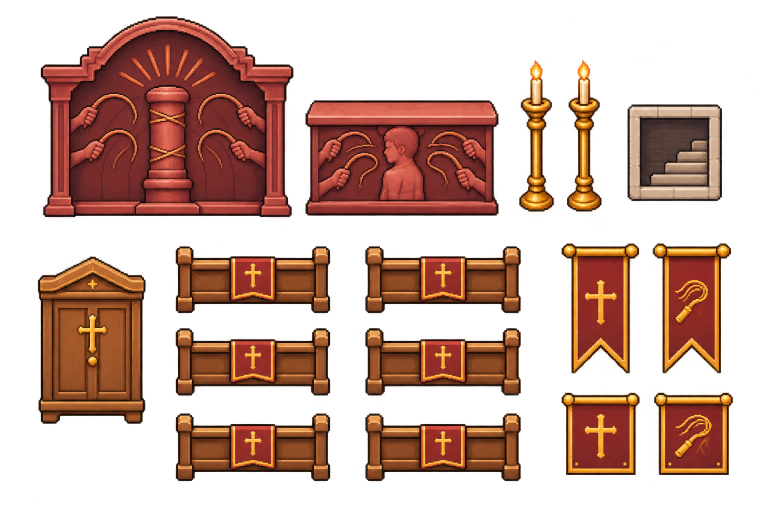
#> input picture games/openworld/tools/src/art/scourge-chapel/sheet.png, 1536 x 1024 px (shown at 1/2 size)
$ python scourge-chapel.py
#> lines starting #> are read from the running program, lines starting #| are printed output that depends on the picture; after the words box and inside, x2 and y2 are one past the last pixel; in counts of white or black regions, pixels touching at a corner belong together
"""The Chapel of the Pillar in the Scourging House (scourgehouse.hall) as the user drew it (2026-11-25): their sheet
(scourge-chapel/sheet.png), the register's desk and the windows (scourge-chapel/extras.png) and the mock-up
(scourge-chapel/ref.png); the bookshelf from Firstlight's chapel's sheet (firstlight-chapel/sheet.png) and the rug from
the Rest's (rest-chapel/sheet.png). Taken as painted, only made smaller, at four pixels to the game's one.

- The things (Fixtures/ScourgeChapel.png, client/src/scourge-chapel.json `pieces`): the altar of the Post, the man bound
  and the scourges round him on its face (drawn where it stands, catalog.ts placedSprites); the chapel's own looks
  (catalog.ts, the theme `scourge`): its gilt candlesticks, lit, its pews with the Order's cloth, the vestry cupboard
  (the vestry chest's look), the bookshelf, the copyist's desk with the register open on it.
- Laid on the floor (`rug`, `rug_small`, `stair`, `steps`): the rug under the desk and the shelf, a smaller one under the
  cupboard, the stair down to the undercroft in its stone frame, the two steps up to the raised apse (catalog.ts `scchapel_*`, chapter2.ts lays them).
- The walls (Buildings/ScourgeChapelWalls.png, `walls`): the chapel's own walls (`scchapel_shell`, drawn bare by
  tools/src/art/arch) four times as large, and on them, as the mock-up hangs them, the great window and the lancets,
  the retable of the Post standing proud behind the altar, the Order's banners of the cross and of the scourge.

Run it after the walls are drawn, and again whenever they are:

    npx tsx games/openworld/tools/src/art/arch/main.ts scchapel_shell
    python3 games/openworld/tools/src/art/scourge-chapel.py
"""
from __future__ import annotations

import json
from pathlib import Path

import numpy as np
from PIL import Image
from scipy import ndimage

ART = Path(__file__).resolve().parent
GAME = Path(__file__).resolve().parents[3]
LSW = GAME / 'public/assets/lsw'
OUT = 'Fixtures/ScourgeChapel.png'
RUG_OUT = 'Fixtures/ScourgeChapelRug.png'
RUG_SMALL_OUT = 'Fixtures/ScourgeChapelRugSmall.png'
STAIR_OUT = 'Fixtures/ScourgeChapelStair.png'
STEPS_OUT = 'Fixtures/ScourgeChapelSteps.png'
WALLS_OUT = 'Buildings/ScourgeChapelWalls.png'
SHELL = 'Buildings/scchapel_shell.png'
BUILDINGS = GAME / 'client/src/buildings.json'
INDEX = GAME / 'client/src/scourge-chapel.json'
T = 16
K = 4
P = T * K


def sheet(path: Path) -> Image.Image:
    a = np.array(Image.open(path).convert('RGBA'))
#> a is the input picture: shape (1024, 1536, 4); mean R, G, B, A 66.5, 31.3, 19.2, 105.8
    a[a[..., 3] < 96] = 0
#> a: shape (1024, 1536, 4); 6.49% of pixels changed, all inside (x1, y1, x2, y2) = (0, 9, 1535, 1024)
    return Image.fromarray(a)


OWN, EXTRAS = sheet(ART / 'scourge-chapel/sheet.png'), sheet(ART / 'scourge-chapel/extras.png')
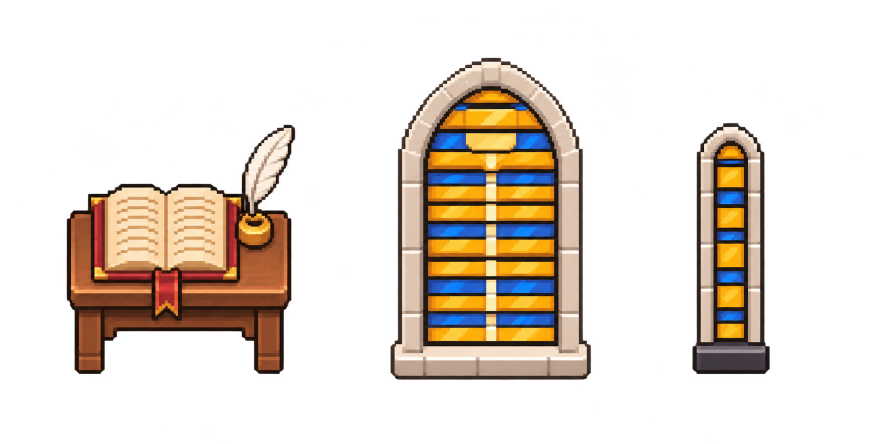
#> input picture games/openworld/tools/src/art/scourge-chapel/extras.png, 1774 x 887 px (shown at 1/2 size)
#> in sheet, a is the input picture: shape (887, 1774, 4); mean R, G, B, A 43.5, 34.4, 25.4, 68.6
#> in sheet (call 2), `a[a[..., 3] < 96] = 0`: a: shape (887, 1774, 4); 2.2% of pixels changed, all inside (x1, y1, x2, y2) = (0, 19, 1746, 887)
FIRSTLIGHT, REST = sheet(ART / 'firstlight-chapel/sheet.png'), sheet(ART / 'rest-chapel/sheet.png')
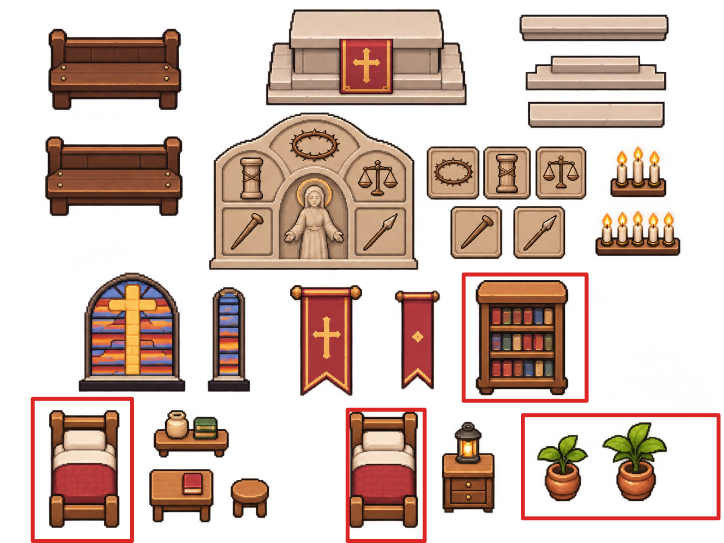
#> input picture games/openworld/tools/src/art/firstlight-chapel/sheet.png, 1448 x 1086 px (shown at 1/2 size)
#> in sheet, a is the input picture: shape (1086, 1448, 4); mean R, G, B, A 72.3, 46.9, 35.7, 104.1
#> in sheet (call 3), `a[a[..., 3] < 96] = 0`: a: shape (1086, 1448, 4); 9.68% of pixels changed, all inside (x1, y1, x2, y2) = (0, 0, 1447, 1086)
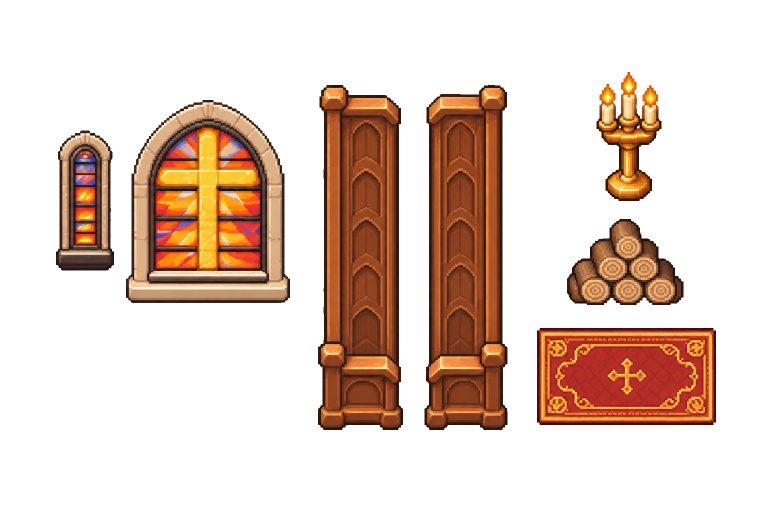
#> input picture games/openworld/tools/src/art/rest-chapel/sheet.png, 1536 x 1024 px (shown at 1/2 size)
#> in sheet, a is the input picture: shape (1024, 1536, 4); mean R, G, B, A 46.3, 25.7, 14.3, 74.1


def taken(src: Image.Image, box: tuple[int, int, int, int], width: float) -> Image.Image:
    """The piece in `box`, its stray specks dropped, made `width` game pixels wide."""
#> called with box = (78, 30, 590, 437), width = 102
    p = np.array(src.crop(box))
    lab, n = ndimage.label(p[..., 3] > 0)
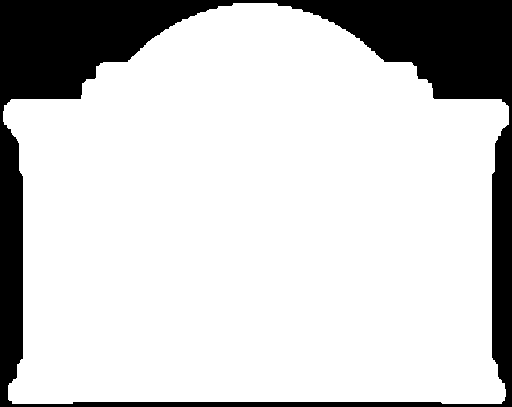
#> lab: shape (407, 512) int32; values 0 (black) and 1 (white), 80.3% white; 1 black region, box (x1, y1, x2, y2) and area: (0, 0, 512, 407) 40958
#> n = 1
    if n > 1:
        sizes = ndimage.sum(np.ones(lab.shape), lab, range(1, n + 1))
        keep = np.isin(lab, [i + 1 for i, s in enumerate(sizes) if s >= sizes.max() * 0.01])
        p[~keep] = 0
    img = Image.fromarray(p).convert('RGBa')
    s = width * K / img.width
#> s = 0.797
    img = img.resize((max(1, round(img.width * s)), max(1, round(img.height * s))), Image.LANCZOS).convert('RGBA')
#> img: PIL image 408x324 RGBA
    a = np.array(img)
    a[a[..., 3] < 24] = 0
#> a: shape (324, 408, 4)
    return Image.fromarray(a)


def hard(img: Image.Image) -> Image.Image:
    a = np.array(img)
    a[..., 3] = np.where(a[..., 3] >= 128, 255, 0)
    return Image.fromarray(a)


PIECE = {
    # the sheet's own
    'retable': taken(OWN, (78, 30, 590, 437), 102),
    'altar': taken(OWN, (608, 198, 1000, 434), 84),
    'candle': taken(OWN, (1035, 118, 1111, 426), 11),
    'stair': taken(OWN, (1252, 206, 1447, 405), 30),
    'pew': taken(OWN, (348, 490, 663, 629), 56),
    'cupboard': taken(OWN, (73, 510, 294, 851), 36),
    'banner_small': taken(OWN, (1120, 484, 1281, 750), 11),
    'banner_cross': taken(OWN, (1120, 484, 1281, 750), 24),
    'banner_scourge': taken(OWN, (1302, 484, 1465, 750), 26),
    'square_cross': taken(OWN, (1120, 782, 1282, 953), 20),
    # the register's desk and the windows
    'desk': taken(EXTRAS, (130, 246, 593, 751), 36),
    'window_big': taken(EXTRAS, (778, 113, 1185, 763), 30),
    'lancet': taken(EXTRAS, (1382, 243, 1542, 751), 14),
    # Firstlight's bookshelf, the Rest's rug
    'bookshelf': taken(FIRSTLIGHT, (948, 557, 1139, 794), 32),
    'rug': taken(REST, (1074, 656, 1432, 850), 60),
    'rug_small': taken(REST, (1074, 656, 1432, 850), 48),
}
#> in taken (call 2), `lab, n = ndimage.label(p[..., 3] > 0)`: lab: shape (236, 392) int32; values 0 (black) and 1 (white), 92.5% white; 1 black region, box (x1, y1, x2, y2) and area: (0, 0, 392, 236) 6896
#> in taken (call 2), `a[a[..., 3] < 24] = 0`: a: shape (202, 336, 4); mean R, G, B, A 131.5, 54.6, 47.4, 233.1
#> in taken (call 3), `lab, n = ndimage.label(p[..., 3] > 0)`: lab: shape (308, 76) int32; values 0 (black) and 1 (white), 43.4% white; 1 white region, box (x1, y1, x2, y2) and area: (3, 3, 73, 305) 10151
#> in taken (call 3), `a[a[..., 3] < 24] = 0`: a: shape (178, 44, 4); mean R, G, B, A 73.6, 46.7, 15.4, 106.2
#> in taken (call 4), `lab, n = ndimage.label(p[..., 3] > 0)`: lab: shape (199, 195) int32; values 0 (black) and 1 (white), 93.6% white; 1 black region, box (x1, y1, x2, y2) and area: (0, 0, 195, 199) 2477
#> in taken (call 4), `a[a[..., 3] < 24] = 0`: a: shape (122, 120, 4); mean R, G, B, A 126.1, 102.6, 88.1, 235.7
#> in taken (call 5), `lab, n = ndimage.label(p[..., 3] > 0)`: lab: shape (139, 315) int32; values 0 (black) and 1 (white), 70.7% white; 1 black region, box (x1, y1, x2, y2) and area: (0, 0, 315, 139) 12823
#> in taken (call 5), `a[a[..., 3] < 24] = 0`: a: shape (99, 224, 4); mean R, G, B, A 93.9, 48.7, 25.4, 177.6
#> in taken (call 6), `lab, n = ndimage.label(p[..., 3] > 0)`: lab: shape (341, 221) int32; values 0 (black) and 1 (white), 82.3% white; 1 black region, box (x1, y1, x2, y2) and area: (0, 0, 221, 341) 13315
#> in taken (call 6), `a[a[..., 3] < 24] = 0`:
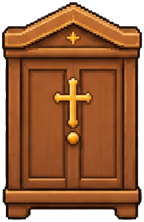
#> a: shape (222, 144, 4); mean R, G, B, A 113.8, 62.3, 28.7, 206.8; transparent parts drawn white
#> in taken (call 7), `lab, n = ndimage.label(p[..., 3] > 0)`: lab: shape (266, 161) int32; values 0 (black) and 1 (white), 65.7% white; 1 black region, box (x1, y1, x2, y2) and area: (0, 0, 161, 266) 14698
#> in taken (call 7), `a[a[..., 3] < 24] = 0`: a: shape (73, 44, 4); mean R, G, B, A 105, 50.3, 23.4, 164
#> in taken (call 8), `a[a[..., 3] < 24] = 0`:
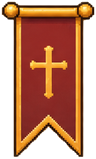
#> a: shape (159, 96, 4); mean R, G, B, A 104.8, 50.1, 23.4, 164; transparent parts drawn white
#> in taken (call 9), `lab, n = ndimage.label(p[..., 3] > 0)`: lab: shape (266, 163) int32; values 0 (black) and 1 (white), 64.8% white; 1 black region, box (x1, y1, x2, y2) and area: (0, 0, 163, 266) 15270
#> in taken (call 9), `img = img.resize((max(1, round(img.width * s)), max(1, round(img.heigh..`:
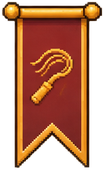
#> img: PIL image 104x170 RGBA; mean R, G, B, A 104.5, 49, 22, 162.1; transparent parts drawn white

# the things: the picture, how far its middle stands east of its cell's, how far its foot stands above its cell's bottom
# (game pixels). The altar's cell is the west middle one of its four, so its middle is half a cell east.
THINGS = {'altar': (T / 2, -3), 'candle': (0, 1), 'pew': (0, -2), 'cupboard': (0, 8), 'bookshelf': (9, -3), 'desk': (-5, -2)}
x, cut, pieces = 0, Image.new('RGBA', (sum(PIECE[n].width + 2 for n in THINGS), max(PIECE[n].height for n in THINGS))), {}
#> x = 0
for name, (east, foot) in THINGS.items():
    img = PIECE[name]
    cut.alpha_composite(img, (x, 0))
    pieces[name] = {'x': x, 'y': 0, 'w': img.width, 'h': img.height, 'ax': img.width / 2 - east * K, 'ay': img.height + foot * K}
    x += img.width + 2
#> after the loop, pieces = 6 items; x = 1032
cut.save(LSW / OUT, optimize=True)
print('→', LSW / OUT, cut.size)
#| → games/openworld/public/assets/lsw/Fixtures/ScourgeChapel.png (1032, 222)


# ------------------------------------------------------------------------------------------------ on the floor
def floor_piece(name: str, tw: int, th: int, at: tuple[float, float]) -> Image.Image:
    """`tw` by `th` cells, the piece's middle at `at` (game pixels from the top left)."""
    img = hard(PIECE[name])
    canvas = Image.new('RGBA', (tw * P, th * P))
    canvas.alpha_composite(img, (round(at[0] * K - img.width / 2), round(at[1] * K - img.height / 2)))
    return canvas


# the rug under the desk and the shelf: five cells by three from (5, 14), its middle at (7.2, 15.2)
floor_piece('rug', 5, 3, (2.2 * T, 1.2 * T)).save(LSW / RUG_OUT, optimize=True)
# the small one under the cupboard: four cells by four from (2, 17), its middle at (3.6, 19.5)
floor_piece('rug_small', 4, 4, (1.6 * T, 2.5 * T)).save(LSW / RUG_SMALL_OUT, optimize=True)
# the stair: three cells by three about the stair's own cell
floor_piece('stair', 3, 3, (1.5 * T, 1.5 * T)).save(LSW / STAIR_OUT, optimize=True)


# the apse raised over the nave, as the user drew it (scourge-chapel/steps.png): the platform's edge halfway down its last
# row and two steps down from it to the nave, the lower a little wider, the runner laid up over them. Ten cells by four
# from the apse's west wall (10, 11); the bands in game pixels from the top
STEPS_TILES = (10, 4)
#> STEPS_TILES = (10, 4)
EDGE, UPPER, URISER, LOWER, LRISER, LINE, SHADOW = (122, 114, 107), (240, 236, 230), (178, 170, 162), (226, 220, 212), (152, 144, 136), (92, 86, 82), (0, 0, 0)
CARPET, CARPET_GOLD = (167, 47, 57), (244, 215, 132)
CARPET_SHADE, GOLD_SHADE = (118, 33, 40), (186, 158, 92)


def steps() -> Image.Image:
    tw, th = STEPS_TILES
#> tw = 10; th = 4
    a = np.zeros((th * P, tw * P, 4), np.uint8)

    def band(x0: float, x1: float, y0: float, y1: float, rgb: tuple[int, int, int], alpha: int = 255) -> None:
        a[round(y0 * K):round(y1 * K), round(x0 * K):round(x1 * K)] = (*rgb, alpha)

    def sides(x0: float, x1: float, y0: float, y1: float, rgb: tuple[int, int, int]) -> None:
        """A band at the apse's west side and its fellow at the east, the canvas mirrored about its middle."""
        band(x0, x1, y0, y1, rgb)
        band(tw * T - x1, tw * T - x0, y0, y1, rgb)

    W0, W1 = 1 * T, 9 * T  # the apse's floor, wall to wall
    O0, O1 = 0.6 * T, 9.4 * T  # the lower step, a little wider, out into the nave
    # the platform's sides: its edge stepping down to each side wall, from the apse's head to its front
    # (clear of the pilasters at the apse's corners, three pixels either side of the wall's line)
    sides(W0 + 3, W0 + 6, 0, 41, URISER)
    sides(W0 + 6, W0 + 10, 0, 37, UPPER)
    sides(W0 + 10, W0 + 11, 0, 37, EDGE)
    # its front: the edge, the upper step, its riser, the lower step, its riser, the line where it meets the floor, a shadow
    band(W0, W1, 36, 37, EDGE)
    band(W0, W1, 37, 41, UPPER)
    band(W0, W1, 41, 45, URISER)
    band(O0, O1, 45, 49, LOWER)
    band(O0, O1, 49, 53, LRISER)
    band(O0, O1, 53, 54, LINE)
    for i, al in enumerate((80, 50, 24)):
        band(O0, O1, 54 + i, 55 + i, SHADOW, al)
    # the lower step's ends, and their shadow on the floor
    sides(O0, O0 + 1, 45, 54, LINE)
    sides(O0 - 2, O0, 45, 56, SHADOW)
    a[round(45 * K):round(56 * K), round((O0 - 2) * K):round(O0 * K), 3] = 50
    a[round(45 * K):round(56 * K), round(O1 * K):round((O1 + 2) * K), 3] = 50
    # the runner up over them (the nave's own carpet below the platform's row, the risers' shade over it)
    cx0, cx1 = 4 * T, 6 * T
    band(cx0, cx1, 36, 48, CARPET)
    band(cx0, cx0 + 1, 36, 48, CARPET_GOLD)
    band(cx1 - 1, cx1, 36, 48, CARPET_GOLD)
    band(cx0, cx1, 41, 45, CARPET_SHADE)
    band(cx0, cx0 + 1, 41, 45, GOLD_SHADE)
    band(cx1 - 1, cx1, 41, 45, GOLD_SHADE)
    a[round(48 * K):round(56 * K), round(cx0 * K):round(cx1 * K)] = 0
    band(cx0, cx1, 49, 53, SHADOW, 90)
    return Image.fromarray(a)


steps().save(LSW / STEPS_OUT, optimize=True)

# ------------------------------------------------------------------------------------------------ the walls
#> (the run stopped early here; a loop or call above may not have finished)
